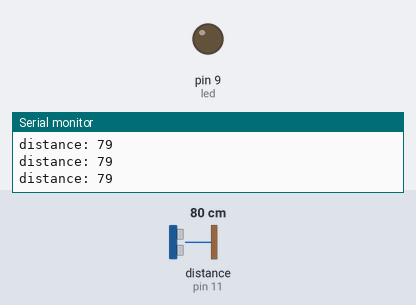
Simulated run of this sketch. Board: Arduino Uno, built with avr-gcc and run on an emulated ATmega328P. On the bench: output pins drawn as LEDs (lit = HIGH), the last lines printed to the serial monitor. Wiring (inferred from the names in the program): ultrasonic range finder: trigger pin 10; echo pin 11. Dashed ring = blinking. The inputs (shaded band) are chosen by the test bench; at power-on: distance to the obstacle (sensor on pin 11) 80 cm. The echo pulse lasts 58.3 µs per cm; pins used as bus, display or sensor lines are not drawn.

Above: at 1.2 s.
1.3 s: distance to the obstacle (sensor on pin 11) set to 2 cm
At 2.2 s:
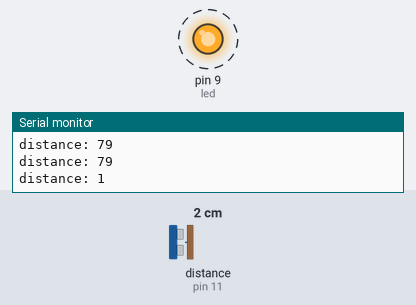
4.3 s: distance to the obstacle (sensor on pin 11) set to 9 cm
6.9 s: distance to the obstacle (sensor on pin 11) set to 12 cm
At 8.2 s:
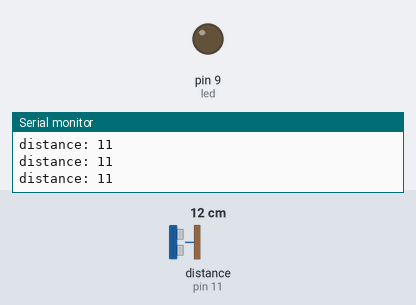
9.0 s: distance to the obstacle (sensor on pin 11) set to 4 cm
At 10.1 s:
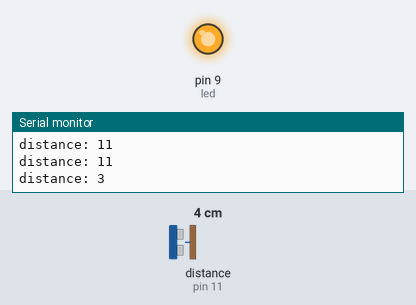
Timing chart, 0 to 12.7 s (numbered marks = the images above; inputs shaded):
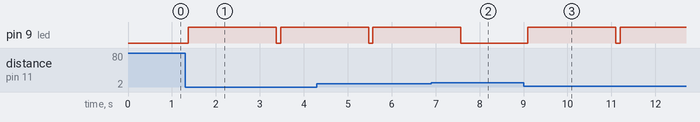

Measured:
- the behaviour switches between 10 and 11 cm on distance to the obstacle (sensor on pin 11) (found by bisection; images 1 and 2)
- after the input at 1.3 s, pin 9 (led): LOW → HIGH after 0.07 s, → LOW 2.0 s later, → HIGH 0.10 s later
- after the input at 6.9 s, pin 9 (led): goes on until 7.6 s, then stays LOW
- after the input at 9.0 s, pin 9 (led): LOW → HIGH after 0.10 s, → LOW 2.0 s later, → HIGH 0.10 s later

The sketch:

ultrasonic_led.ino
```cpp
#define trigPin 10
#define echoPin 11
#define led 9

unsigned long startTime = 0;
int time_waiting_for_signal = 3000;

void setup() {
  Serial.begin(9600);
  pinMode(trigPin, OUTPUT);
  pinMode(echoPin, INPUT);
  pinMode(led, OUTPUT);
}

long measure_distance() {
  long duration, distance;
  digitalWrite(trigPin, LOW);
  delayMicroseconds(2);
  digitalWrite(trigPin, HIGH);
  delayMicroseconds(10);
  digitalWrite(trigPin, LOW);
  duration = pulseIn(echoPin, HIGH);
  distance = (duration / 2) / 29.1;
  Serial.print("distance: ");
  Serial.println(distance);
  return distance;
}

bool wait_for_signal() {
  long distance = measure_distance();
  if (distance < 10) {
    return true;
  } else {
    return false;
  }
}

void light_led(){
  digitalWrite(led, HIGH);
  delay(2000);
  digitalWrite(led, LOW);
}

void light_led_on_signal() {
  startTime = millis();
  while(true){
    if ((millis() - startTime) > time_waiting_for_signal) {
      return;
    }
    if (wait_for_signal()) {
      light_led();
      startTime = millis();
    }
    delay(100);
  }
}

void loop() {
  light_led_on_signal();
  Serial.println("All done");
  delay(100);
  exit(0);

  delay(500);
}
```
